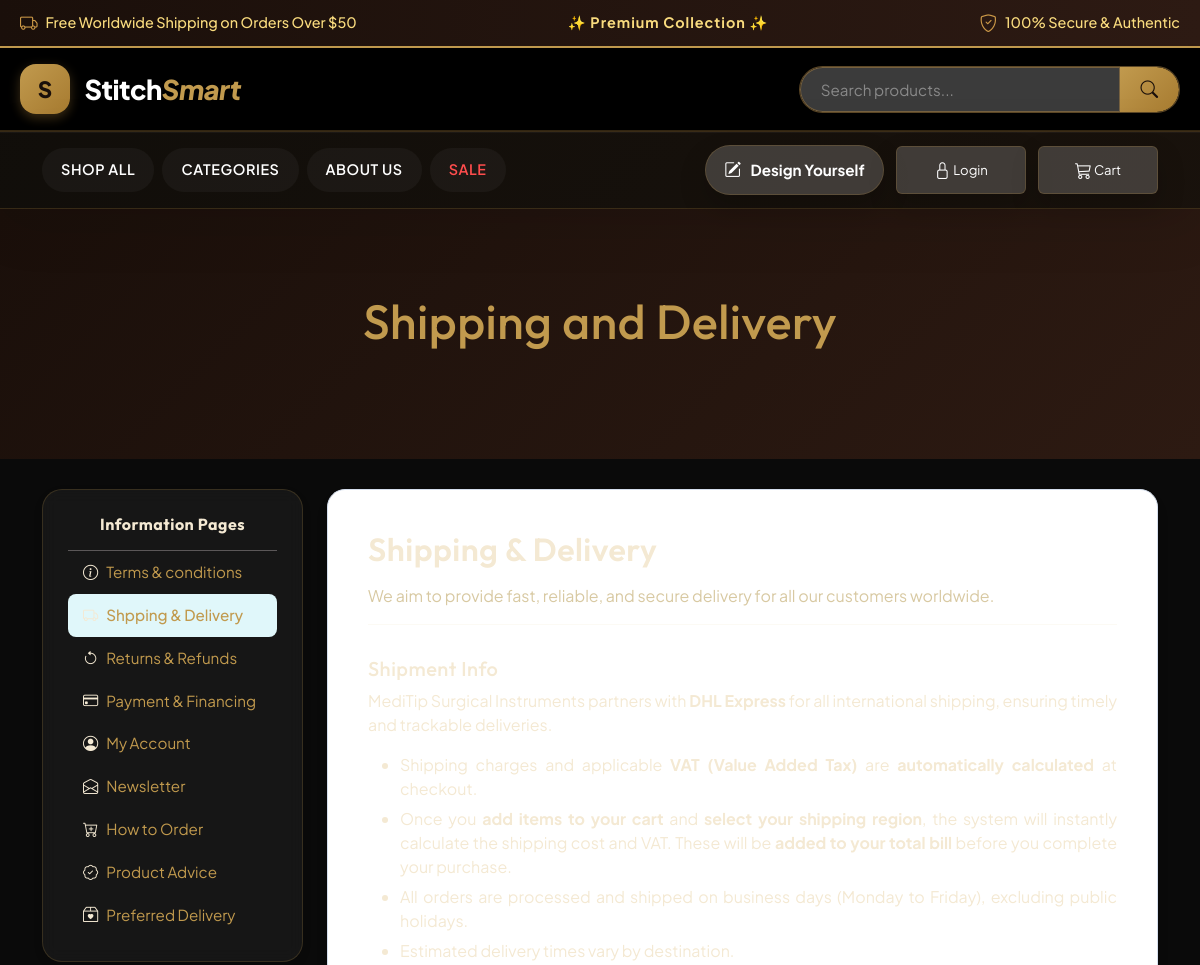
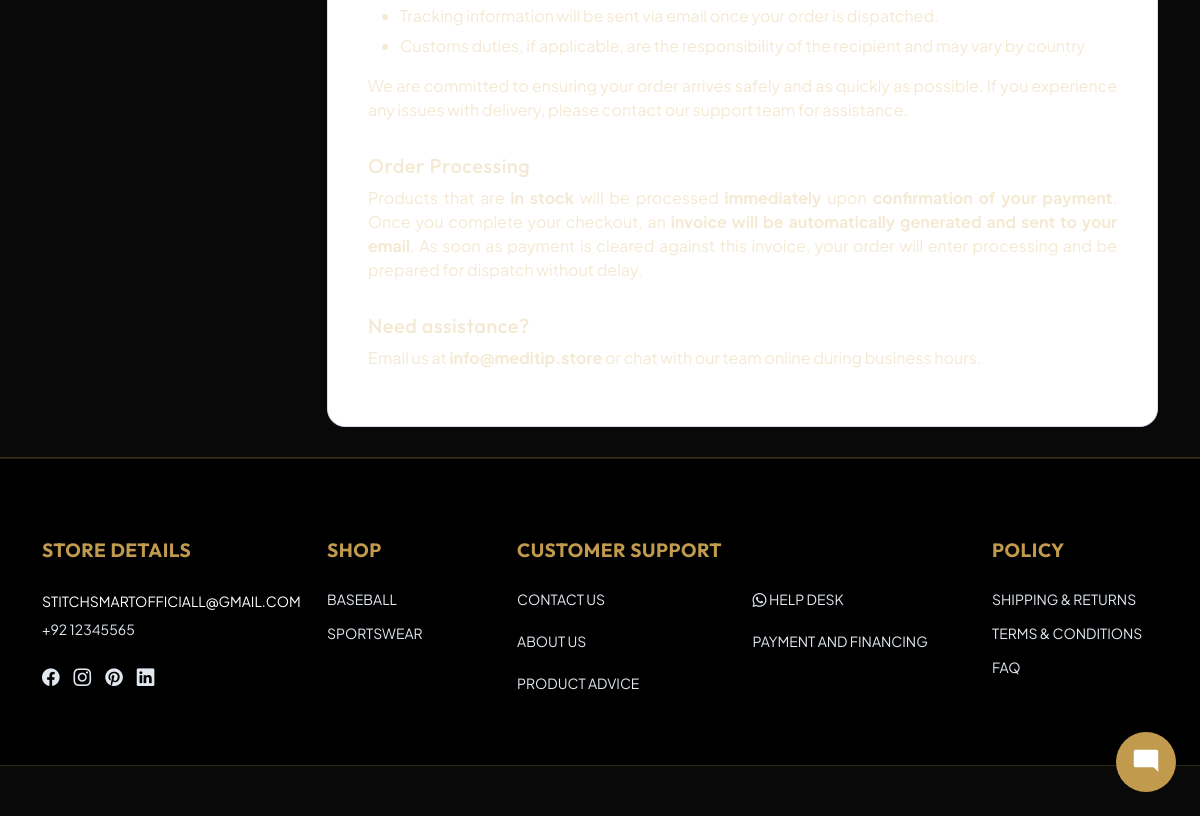
Screenshot of /index.php?page=shipping-and-delivery with the database file from the repository (2 pictures, top to bottom).
### tables this page shows
CREATE TABLE `pages` (
  `id` bigint(20) UNSIGNED NOT NULL,
  `title` varchar(255) NOT NULL,
  `slug` varchar(255) NOT NULL,
  `content` text DEFAULT NULL,
  `meta_title` varchar(255) DEFAULT NULL,
  `meta_description` text DEFAULT NULL,
  `meta_keywords` varchar(255) DEFAULT NULL,
  `parent_id` int(11) DEFAULT NULL,
  `is_published` tinyint(1) DEFAULT 0,
  `publish_date` timestamp NULL DEFAULT NULL,
  `created_at` timestamp NULL DEFAULT current_timestamp(),
  `updated_at` timestamp NULL DEFAULT current_timestamp()
);

CREATE TABLE `web_settings` (
  `id` int(1) NOT NULL,
  `web_name` varchar(250) NOT NULL,
  `web_mail` varchar(150) NOT NULL,
  `web_contact` varchar(100) NOT NULL,
  `facebook` varchar(200) NOT NULL,
  `instagram` varchar(200) NOT NULL,
  `pinterest` varchar(200) NOT NULL,
  `linkdin` varchar(200) NOT NULL,
  `meta_title` text DEFAULT NULL,
  `meta_description` text NOT NULL,
  `meta_keywords` text NOT NULL
);

CREATE TABLE `category` (
  `c_id` int(11) NOT NULL,
  `c_name` varchar(150) NOT NULL,
  `slug` varchar(255) NOT NULL,
  `c_description` varchar(2000) NOT NULL,
  `c_image` varchar(500) DEFAULT NULL,
  `c_img2` varchar(500) NOT NULL,
  `meta_title` varchar(150) DEFAULT NULL,
  `meta_description` varchar(160) DEFAULT NULL,
  `meta_keywords` varchar(250) DEFAULT NULL,
  `parent_id` int(11) DEFAULT NULL
);

### app/controllers/Admin/PageController.php (called while the page is built, shortened)
<?php
require_once BASE_PATH.'/app/models/pages.php';
require_once BASE_PATH.'/config/database.php';
require_once BASE_PATH.'/app/models/settings.php';
require_once BASE_PATH.'/app/models/ad_category.php';
class PageController {
    private $pageModel;
    private $categoryModel;
   public function __construct(){
    $database = new Database();
    $db = $database->connect();
    $this->pageModel = new Page($db);
        $this->categoryModel = new Category($db);
}
public function show($slug){
    $page = $this->pageModel->getPageBySlug($slug);
    $settingsModel = new Settings();
        $webSettings = $settingsModel->getWebSettings();
        $webmail = $webSettings['web_mail'] ?? '';
        $webcontact = $webSettings['web_contact'] ?? '';
        $facebook = $webSettings['facebook'] ?? '';
        $instagram = $webSettings['instagram'] ?? '';
        $pinterest = $webSettings['pinterest'] ?? '';
        $linkdin = $webSettings['linkdin'] ?? '';
        $global_theme = $webSettings['theme'] ?? 'theme-luxury';
        $categories = $this->categoryModel->getMainCategories();
    $pages = $this->pageModel->getAllPages();
    require BASE_PATH.'/app/views/page.php';
}
}

### config/config.php (called while the page is built, shortened)
<?php
if (!function_exists('env')) {
    function env(string $key, mixed $default = null): mixed
    {
        $val = $_ENV[$key] ?? getenv($key);
        return ($val !== false && $val !== null && $val !== '') ? $val : $default;
    }
}

### app/models/settings.php (called while the page is built, shortened)
<?php
require_once __DIR__ . '/../../config/database.php';
class Settings {
    private $conn;
    public function __construct() {
        $database = new Database();
        $this->conn = $database->connect();
    }
    public function getWebSettings($id = 1) {
        $stmt = $this->conn->prepare("SELECT * FROM web_settings WHERE id = ?");
        $stmt->bind_param("i", $id);
        $stmt->execute();
        $result = $stmt->get_result();
        $settings = $result->fetch_assoc();
        return $settings;
    }
}

### config/database.php (called while the page is built, shortened)
<?php
class Database
{
    private string $host;
    private string $username;
    private string $password;
    private string $dbname;
    private int    $port;
    public function __construct()
    {
        $this->host     = env('DB_HOST', 'localhost');
        $this->port     = (int) env('DB_PORT', 3306);
        $this->username = env('DB_USER', 'root');
        $this->password = env('DB_PASS', '');
        $this->dbname   = env('DB_NAME', 'StitchSmart');
    }
    public function connect(): mysqli
    {
        $this->conn = new mysqli(
            $this->host,
            $this->username,
            $this->password,
            $this->dbname,
            $this->port
        );
        $this->conn->set_charset('utf8mb4');
        return $this->conn;
    }
}

### app/models/pages.php (called while the page is built, shortened)
<?php
require_once __DIR__ . '/../../config/database.php';
class Page {
    private $conn;
    public function __construct($db){
        $this->conn = $db;
    }
    public function getAllPages(){
        $sql = "SELECT * FROM pages ORDER BY id ASC";
        $result = $this->conn->query($sql);
        $pages = [];
        if($result){
            while($row = $result->fetch_assoc()){
                $pages[] = $row;
            }
        }
        return $pages;
    }
public function getPageBySlug($slug){
    $stmt = $this->conn->prepare("SELECT * FROM pages WHERE slug=? AND is_published=1");
    $stmt->bind_param("s", $slug);
    $stmt->execute();
    $result = $stmt->get_result();
    return $result->fetch_assoc();
}
}
?>

### app/models/ad_category.php (called while the page is built, shortened)
<?php
require_once __DIR__ . '/../../config/database.php';
class Category {
    private $conn;
    public function __construct($db){
        $this->conn = $db;
    }
    public function getMainCategories(){
        $sql = "SELECT * FROM category
                WHERE parent_id IS NULL OR parent_id = 0
                ORDER BY c_name ASC";
        $result = $this->conn->query($sql);
        $categories = [];
        while($row = $result->fetch_assoc()){
            $categories[] = $row;
        }
        return $categories;
    }
}
?>

### app/views/page.php (the view, shortened to what this page needs)
<!DOCTYPE html>
<html lang="en">
<head>
<link href="https://cdn.jsdelivr.net/npm/bootstrap@5.3.2/dist/css/bootstrap.min.css" rel="stylesheet">
<link href="https://cdn.jsdelivr.net/npm/bootstrap-icons@1.11.1/font/bootstrap-icons.css" rel="stylesheet">
<link href="https://cdnjs.cloudflare.com/ajax/libs/font-awesome/6.5.0/css/all.min.css" rel="stylesheet"/>
 <link rel="stylesheet" href="<?= BASE_URL ?>css/navbar.css">
 <link rel="stylesheet" href="<?= BASE_URL ?>css/colors.css">
  <link rel="stylesheet" href="<?= BASE_URL ?>css/footer.css">
   <link rel="stylesheet" href="<?= BASE_URL ?>css/cat-product.css">
   <link href="<?= BASE_URL ?>css/<?= $global_theme ?? 'theme-luxury' ?>-frontend.css" rel="stylesheet">
<?php
$blackTextPages = [
    'How to Order from StitchSmart',
    'Terms & Conditions',
    'Shipping & Delivery'
];
$blackTextPage = in_array($page['title'] ?? '', $blackTextPages, true) && ($global_theme ?? 'theme-luxury') === 'theme-luxury';
?>
</head>
<body>
 <?php include('header.php'); ?>
<div class="main">
 <div class="container-fluid headcon">
<h1 class="text-center mb-4"><?= htmlspecialchars($page['title']); ?></h1>
</div>
    <div class="page2<?= $blackTextPage ? ' page-black-text' : '' ?>">
        <?= $page['content'] ?>
    </div>
</div>
<?php include('footer.php'); ?>
</body>
</html>

### app/views/footer.php (shortened to what this page needs)
<?php
$webmail = trim($webmail ?? 'info@stitchsmart.com');
$webcontact = trim($webcontact ?? 'StitchSmart');
$facebook = trim($facebook ?? '');
$instagram = trim($instagram ?? '');
$pinterest = trim($pinterest ?? '');
$linkdin = trim($linkdin ?? '');
$footer_categories = isset($categories) && is_array($categories) ? $categories : [];
?>
<footer class="footer">
  <div class="site-footer">
    <div class="container">
      <div class="row">
        <div class="col-12 col-sm-6 col-md-3 footer-col">
          <h6>Store Details</h6>
          <p>
            <a href="mailto:<?= htmlspecialchars($webmail); ?>"><?= htmlspecialchars($webmail); ?></a><br/>
            <?= htmlspecialchars($webcontact); ?>
          </p>
          <div class="social-icons">
            <?php if (!empty($facebook)): ?>
              <a href="<?= htmlspecialchars($facebook); ?>" aria-label="Facebook"><i class="bi bi-facebook"></i></a>
            <?php endif; ?>
            <?php if (!empty($instagram)): ?>
              <a href="<?= htmlspecialchars($instagram); ?>" aria-label="Instagram"><i class="bi bi-instagram"></i></a>
            <?php endif; ?>
            <?php if (!empty($pinterest)): ?>
              <a href="<?= htmlspecialchars($pinterest); ?>" aria-label="Pinterest"><i class="bi bi-pinterest"></i></a>
            <?php endif; ?>
            <?php if (!empty($linkdin)): ?>
              <a href="<?= htmlspecialchars($linkdin); ?>" aria-label="LinkedIn"><i class="bi bi-linkedin"></i></a>
            <?php endif; ?>
          </div>
        </div>
        <div class="col-12 col-sm-6 col-md-2 footer-col">
          <h6>Shop</h6>
          <ul>
            <?php if (!empty($footer_categories)): ?>
              <?php foreach ($footer_categories as $cat): ?>
                <li><a href="<?= BASE_URL; ?>/index.php?page=products&category_id=<?= $cat['c_id']; ?>"><?= htmlspecialchars($cat['c_name']); ?></a></li>
              <?php endforeach; ?>
            <?php else: ?>
              <li><a href="<?= BASE_URL; ?>/index.php?page=products">Shop All</a></li>
            <?php endif; ?>
          </ul>
        </div>
        <div class="col-12 col-md-5 footer-col mt-3 mt-md-0">
          <h6>Customer Support</h6>
          <ul class="footer-double-col">
            <li><a href="<?= BASE_URL ?>/index.php?page=contact">Contact Us</a></li>
            <?php $whatsapp_phone = preg_replace('/[^0-9]/', '', $webcontact); ?>
            <li><a href="https://wa.me/<?= $whatsapp_phone ?>" target="_blank" class="text-success"><i class="bi bi-whatsapp"></i> Help desk</a></li>
            <?php
            require_once BASE_PATH.'/app/models/pages.php';
            $db = (new Database())->connect();
            $pModel = new Page($db);
            $footer_pages = $pModel->getAllPages();
            foreach($footer_pages as $fp):
                $skip_slugs = ['shipping-and-delivery', 'return-and-refunds', 'terms-and-condition', 'how-to-order', 'help-desk', 'ourstory'];
                if (in_array($fp['slug'], $skip_slugs)) {
                    continue;
                }
            ?>
                <li><a href="<?= BASE_URL ?>index.php?page=page&slug=<?= $fp['slug'] ?>"><?= htmlspecialchars($fp['title']) ?></a></li>
            <?php endforeach; ?>
          </ul>
        </div>
        <div class="col-12 col-sm-6 col-md-2 footer-col mt-3 mt-md-0">
          <h6>Policy</h6>
          <ul>
            <li><a href="<?= BASE_URL ?>index.php?page=shipping-and-delivery">Shipping &amp; Returns</a></li>
            <li><a href="<?= BASE_URL ?>index.php?page=terms-and-condition">Terms &amp; Conditions</a></li>
            <li><a href="<?= BASE_URL ?>index.php?page=how-to-order">FAQ</a></li>
          </ul>
        </div>
      </div>
    </div>
  </div>
  <div class="footer-bottom">
  </div>
</footer>
<?php if (empty($hide_chatbot)): ?>
<link rel="stylesheet" href="<?= BASE_URL ?>css/chatbot.css?v=<?= time() ?>">
<?php endif; ?>

### public/css/navbar.css (style rules this page uses)
body { font-family: 'Segoe UI', sans-serif; background-color: #d9ddd8; }

### public/css/colors.css (style rules this page uses)
:root { --black: #0a0a0a; --white: #ffffff; --cream: #f5f2ee; --accent: #405f46; --accent-light: #ede9fe; --gray: #888; --light-gray: #f7f7f7; --border: #e5e0d8; --price: #7c3aed; }

### public/css/footer.css (style rules this page uses)
.site-footer { background: #fff; padding: 60px 0 40px; border-top: 1px solid #eee; }
.footer-col h6 { font-weight: 700; font-size: 1rem; color: #111; margin-bottom: 20px; text-transform: uppercase; }
.footer-col p, .footer-col address { font-size: 0.875rem; color: #333; line-height: 2; font-style: normal; margin-bottom: 0; text-transform: uppercase; }
.footer-col ul { list-style: none; padding: 0; margin: 0; }
.footer-col ul li { margin-bottom: 10px; }
.footer-col ul li a { font-size: 0.875rem; color: #333; text-decoration: none; transition: color 0.2s; text-transform: uppercase; }
.social-icons { display: flex; gap: 14px; margin-top: 20px; }
.social-icons a { color: #111; font-size: 1.1rem; transition: color 0.2s; }
.footer-bottom { border-top: 1px solid #e5e5e5; padding: 32px 0 20px; background: #405f46; }
.footer-col ul.footer-double-col { display: grid; grid-template-columns: repeat(2, 1fr); gap: 8px 20px; padding-left: 0; list-style: none; margin: 0; }

### public/css/cat-product.css (style rules this page uses)
* { box-sizing: border-box; margin: 0; padding: 0; }
body { font-family: 'Sora', sans-serif; background: var(--white); color: var(--black); overflow-x: hidden; }
.sidebar { position: sticky; top: 90px; }

### public/css/theme-luxury-frontend.css (style rules this page uses)
:root { --bg-dark: #000000; --bg-card: #0a0a0a; --accent-bronze: #c19a4e; --accent-brown: #8b5a2b; --text-primary: #ffffff; --text-main: #ffffff; --editor-input-text: var(--text-main); --editor-input-placeholder: rgba(255,255,255,0.75); --border-color: rgba(193, 154, 78, 0.3); --bg-gradient: linear-gradient(135deg, #000000 0%, #111111 100%); --page-bg: #0a0a0a; --page-text: #f4e9d3; --page-heading: #f4e9d3; --page-link: #c19a4e; --page-muted: #d8c9a2; --page-card-bg: #0a0a0a; --page-border: rgba(193,154,78,0.2); --accent-gold: #f2c96d; --accent-gold-soft: rgba(242, 201, 109, 0.14); --card-bg-gold: rgba(193, 154, 78, 0.12); --mega-bg: #090705; --mega-panel-bg: #0f0d0b; --mega-panel-alt: rgba(255, 255, 255, 0.04); --mega-border: rgba(205, 154, 72, 0.25); --mega-text: #f4e9d3; --mega-muted: rgba(244, 233, 211, 0.72); --mega-accent: #f2c96d; --mega-shadow: 0 28px 100px rgba(0, 0, 0, 0.55); --chat-accent: #c19a4e; --chat-accent-hover: #a17f3d; --chat-header-bg: #0a0a0a; --chat-bg-light: #050505; --chat-text-main: #ffffff; }
body { background-color: #000000 !important; color: #ffffff !important; font-family: 'Plus Jakarta Sans', sans-serif; }
h1, h2, h3, h4, h5, h6 { font-family: 'Outfit', sans-serif !important; color: var(--accent-bronze) !important; letter-spacing: 0.5px; }
footer, .footer { background-color: #000000 !important; color: #ffffff !important; border-top: 1px solid var(--border-color); }
footer a, .footer a { color: #b0b0b0 !important; transition: color 0.3s ease; }
p, span, .fw-bold { color: #f9db7e !important; }
a { color: var(--accent-gold); }
footer, .site-footer, .footer-bottom, .help-banner { background-color: #000000 !important; }
.site-footer { padding: 80px 0 60px !important; border-top: 1px solid var(--accent-bronze) !important; background: #000000 !important; }
.footer-col h6 { color: var(--accent-bronze) !important; font-family: 'Outfit', sans-serif !important; font-size: 1.2rem !important; font-weight: 700 !important; margin-bottom: 25px !important; }
.footer-col p, .footer-col address, .footer-col ul li a, .social-icons a, .footer-bottom p { color: #e2e8f0 !important; }
.footer-bottom { background-color: #0a0a0a !important; border-top: 1px solid rgba(193, 154, 78, 0.2) !important; padding: 25px 0 !important; }
.sidebar, .sidebar-wrapper { background: rgba(255, 255, 255, 0.05) !important; backdrop-filter: blur(10px); border: 1px solid rgba(193, 154, 78, 0.2) !important; border-radius: 20px !important; padding: 25px !important; color: #fff !important; }
body, p, span, div, li, td, th, label, small { color: #e2e8f0; }
h1, h2, h3, h4, h5, h6 { color: var(--accent-bronze) !important; }
.text-muted, .text-secondary { color: #d4d4d4 !important; }
a:not(.btn), .nav-link, footer a { color: #ffffff !important; }

### public/css/chatbot.css (style rules this page uses)
:root { --chat-border: rgba(193, 154, 78, 0.15); --chat-bubble-user: var(--chat-accent); }

### rows the page displays
pages: title "Shipping and Delivery", content "Information Pages Terms & conditions Shpping & Delivery Returns & Refunds Payment & Financing My Account Newsletter How to Order Product Advice Preferred Delivery Shipping & Delivery We aim to provide fast, reliable, and secure delivery for all our customers worldwide. Shipment Info MediTip Surgical Instruments partners with DHL Express for all international shipping, ensuring timely and trackable deliveries. Shipping charges and applicable VAT (Value Added Tax) are automatically calculated at checkout. Once you add items to your cart and select your shipping region , the system will instantly calculate the shipping cost and VAT. These will be added to your total bill before you complete…"
web_settings: web_mail "STITCHSMARTOFFICIALL@GMAIL.COM", web_contact "+92 12345565"
category: c_name "BASEBALL"
category: c_name "SPORTSWEAR"
pages: title "ABOUT US"
pages: title "PAYMENT AND FINANCING"
pages: title "PRODUCT ADVICE"
